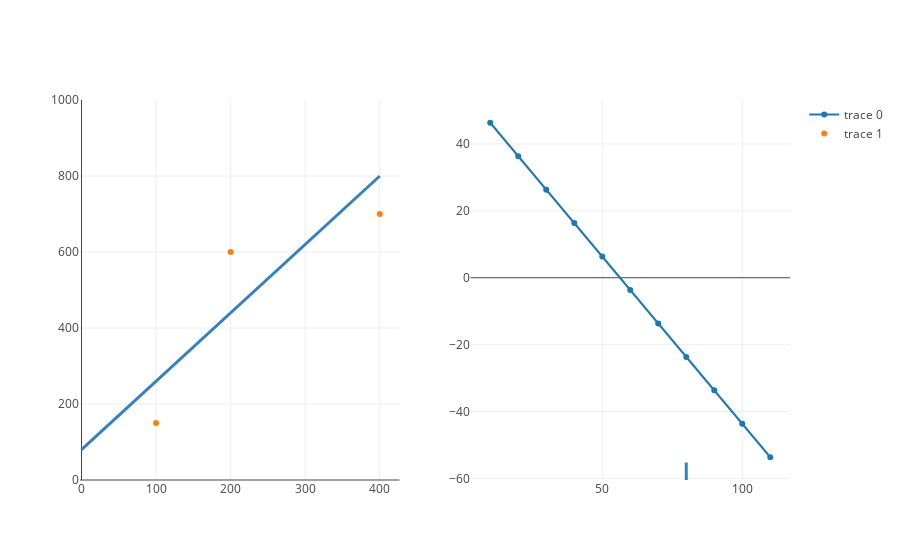

The cell this chart's notebook holds for it:
### Markdown cell above
> Now the below code, still doesn't need to be understood.  But do change the value of b, and see how the plots below adjust.

### Code cell
import plotly
from plotly import graph_objs, tools
plotly.offline.init_notebook_mode(connected=True)

fig = tools.make_subplots(rows=1, cols=2)



cost_function_trace = graph_objs.Scatter(
    x=list(map(lambda error: error[0], error_chart)),
    y=list(map(lambda error: error[1], error_chart)),
)
fig.append_trace(cost_function_trace, 1, 2)

scatter_trace = graph_objs.Scatter(
    x=list(map(lambda show: show['x'], updated_shows)),
    y=list(map(lambda show: show['y'], updated_shows)),
    mode="markers"
)


##############

### CHANGE THIS VALUE OF B

b = 80
##############

cost_line = generate_cost_line(errors, b)
regression_line = generate_regression_line(400, 1.8, b)

fig.append_trace(scatter_trace, 1, 1)

fig['layout'].update(shapes=[regression_line, cost_line])
fig['layout']['yaxis1'].update(range=[0, 1000])

plotly.offline.iplot(fig)

### Figure 1 — Plotly figure (JSON) as saved in the notebook; plotly's stock layout.template omitted (floating-point values rounded to 4 significant figures)
{"data": [{"type": "scatter", "x": [10, 20, 30, 40, 50, 60, 70, 80, 90, 100, 110], "xaxis": "x2", "y": [46.33, 36.33, 26.33, 16.33, 6.333, -3.667, -13.67, -23.67, -33.67, -43.67, -53.67], "yaxis": "y2"}, {"mode": "markers", "type": "scatter", "x": [100, 200, 400], "xaxis": "x1", "y": [150, 600, 700], "yaxis": "y1"}], "layout": {"shapes": [{"line": {"color": "rgb(55, 128, 191)", "width": 3}, "type": "line", "x0": 0, "x1": 400, "xref": "x1", "y0": 80, "y1": 800, "yref": "y1"}, {"line": {"color": "rgb(55, 128, 191)", "width": 3}, "type": "line", "x0": 80, "x1": 80, "xref": "x2", "y0": 0, "y1": 46.33, "yref": "y1"}], "xaxis1": {"anchor": "y1", "domain": [0, 0.45]}, "xaxis2": {"anchor": "y2", "domain": [0.55, 1]}, "yaxis1": {"anchor": "x1", "domain": [0, 1], "range": [0, 1000]}, "yaxis2": {"anchor": "x2", "domain": [0, 1]}}}
